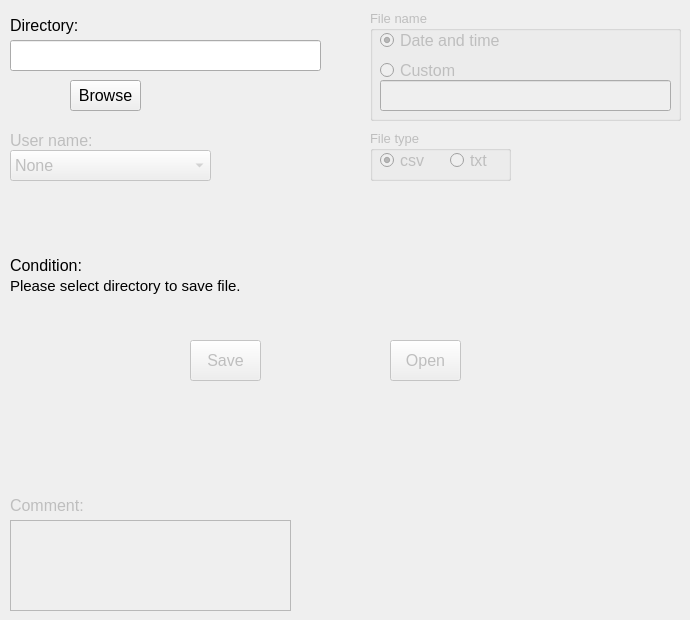
                <widget class="QWidget" name="tab_25">
                 <attribute name="title">
                  <string>Other</string>
                 </attribute>
                 <widget class="QLabel" name="label_30">
                  <property name="geometry">
                   <rect>
                    <x>10</x>
                    <y>10</y>
                    <width>171</width>
                    <height>31</height>
                   </rect>
                  </property>
                  <property name="font">
                   <font>
                    <pointsize>12</pointsize>
                   </font>
                  </property>
                  <property name="text">
                   <string>Directory:</string>
                  </property>
                 </widget>
                 <widget class="QLineEdit" name="lineEdit_directory_O_ay">
                  <property name="geometry">
                   <rect>
                    <x>10</x>
                    <y>40</y>
                    <width>311</width>
                    <height>31</height>
                   </rect>
                  </property>
                  <property name="font">
                   <font>
                    <pointsize>12</pointsize>
                   </font>
                  </property>
                  <property name="text">
                   <string/>
                  </property>
                 </widget>
                 <widget class="QPushButton" name="pushButton_browse_save_O_ay">
                  <property name="geometry">
                   <rect>
                    <x>70</x>
                    <y>80</y>
                    <width>71</width>
                    <height>31</height>
                   </rect>
                  </property>
                  <property name="font">
                   <font>
                    <pointsize>12</pointsize>
                   </font>
                  </property>
                  <property name="text">
                   <string>Browse</string>
                  </property>
                 </widget>
                 <widget class="QGroupBox" name="groupBox_File_Type_O_ay">
                  <property name="enabled">
                   <bool>false</bool>
                  </property>
                  <property name="geometry">
                   <rect>
                    <x>370</x>
                    <y>130</y>
                    <width>141</width>
                    <height>51</height>
                   </rect>
                  </property>
                  <property name="font">
                   <font>
                    <pointsize>10</pointsize>
                   </font>
                  </property>
                  <property name="title">
                   <string>File type</string>
                  </property>
                  <widget class="QRadioButton" name="radioButton_csv_O_ay">
                   <property name="geometry">
                    <rect>
                     <x>10</x>
                     <y>20</y>
                     <width>51</width>
                     <height>21</height>
                    </rect>
                   </property>
                   <property name="font">
                    <font>
                     <pointsize>12</pointsize>
                    </font>
                   </property>
                   <property name="acceptDrops">
                    <bool>false</bool>
                   </property>
                   <property name="autoFillBackground">
                    <bool>false</bool>
                   </property>
                   <property name="text">
                    <string>csv</string>
                   </property>
                   <property name="checked">
                    <bool>true</bool>
                   </property>
                  </widget>
                  <widget class="QRadioButton" name="radioButton_txt_O_ay">
                   <property name="geometry">
                    <rect>
                     <x>80</x>
                     <y>20</y>
                     <width>51</width>
                     <height>21</height>
                    </rect>
                   </property>
                   <property name="font">
                    <font>
                     <pointsize>12</pointsize>
                    </font>
                   </property>
                   <property name="text">
                    <string>txt</string>
                   </property>
                  </widget>
                 </widget>
                 <widget class="QGroupBox" name="groupBox_Filename_O_ay">
                  <property name="enabled">
                   <bool>false</bool>
                  </property>
                  <property name="geometry">
                   <rect>
                    <x>370</x>
                    <y>10</y>
                    <width>311</width>
                    <height>111</height>
                   </rect>
                  </property>
                  <property name="font">
                   <font>
                    <pointsize>10</pointsize>
                   </font>
                  </property>
                  <property name="title">
                   <string>File name</string>
                  </property>
                  <widget class="QRadioButton" name="radioButton_Timename_O_ay">
                   <property name="geometry">
                    <rect>
                     <x>10</x>
                     <y>20</y>
                     <width>131</width>
                     <height>21</height>
                    </rect>
                   </property>
                   <property name="font">
                    <font>
                     <pointsize>12</pointsize>
                    </font>
                   </property>
                   <property name="text">
                    <string>Date and time</string>
                   </property>
                   <property name="checked">
                    <bool>true</bool>
                   </property>
                  </widget>
                  <widget class="QRadioButton" name="radioButton_Custom_Name_O_ay">
                   <property name="geometry">
                    <rect>
                     <x>10</x>
                     <y>50</y>
                     <width>81</width>
                     <height>21</height>
                    </rect>
                   </property>
                   <property name="font">
                    <font>
                     <pointsize>12</pointsize>
                    </font>
                   </property>
                   <property name="text">
                    <string>Custom</string>
                   </property>
                  </widget>
                  <widget class="QLineEdit" name="lineEdit_Custom_Name_O_ay">
                   <property name="enabled">
                    <bool>false</bool>
                   </property>
                   <property name="geometry">
                    <rect>
                     <x>10</x>
                     <y>70</y>
                     <width>291</width>
                     <height>31</height>
                    </rect>
                   </property>
                   <property name="font">
                    <font>
                     <pointsize>12</pointsize>
                    </font>
                   </property>
                  </widget>
                 </widget>
                 <widget class="QLabel" name="label_comment_O_ay">
                  <property name="enabled">
                   <bool>false</bool>
                  </property>
                  <property name="geometry">
                   <rect>
                    <x>10</x>
                    <y>490</y>
                    <width>91</width>
                    <height>31</height>
                   </rect>
                  </property>
                  <property name="font">
                   <font>
                    <pointsize>12</pointsize>
                   </font>
                  </property>
                  <property name="text">
                   <string>Comment:</string>
                  </property>
                 </widget>
                 <widget class="QTextEdit" name="textEdit_comment_O_ay">
                  <property name="enabled">
                   <bool>false</bool>
                  </property>
                  <property name="geometry">
                   <rect>
                    <x>10</x>
                    <y>520</y>
                    <width>281</width>
                    <height>91</height>
                   </rect>
                  </property>
                 </widget>
                 <widget class="QPushButton" name="pushButton_Save_O_ay">
                  <property name="enabled">
                   <bool>false</bool>
                  </property>
                  <property name="geometry">
                   <rect>
                    <x>190</x>
                    <y>340</y>
                    <width>71</width>
                    <height>41</height>
                   </rect>
                  </property>
                  <property name="font">
                   <font>
                    <pointsize>12</pointsize>
                   </font>
                  </property>
                  <property name="text">
                   <string>Save</string>
                  </property>
                 </widget>
                 <widget class="QPushButton" name="pushButton_Open_O_ay">
                  <property name="enabled">
                   <bool>false</bool>
                  </property>
                  <property name="geometry">
                   <rect>
                    <x>390</x>
                    <y>340</y>
                    <width>71</width>
                    <height>41</height>
                   </rect>
                  </property>
                  <property name="font">
                   <font>
                    <pointsize>12</pointsize>
                   </font>
                  </property>
                  <property name="text">
                   <string>Open</string>
                  </property>
                 </widget>
                 <widget class="QLabel" name="label_condition_O_ay">
                  <property name="geometry">
                   <rect>
                    <x>10</x>
                    <y>270</y>
                    <width>671</width>
                    <height>31</height>
                   </rect>
                  </property>
                  <property name="font">
                   <font>
                    <pointsize>11</pointsize>
                   </font>
                  </property>
                  <property name="text">
                   <string>Please select directory to save file.</string>
                  </property>
                 </widget>
                 <widget class="QLabel" name="label_34">
                  <property name="geometry">
                   <rect>
                    <x>10</x>
                    <y>250</y>
                    <width>81</width>
                    <height>31</height>
                   </rect>
                  </property>
                  <property name="font">
                   <font>
                    <pointsize>12</pointsize>
                   </font>
                  </property>
                  <property name="text">
                   <string>Condition:</string>
                  </property>
                 </widget>
                 <widget class="QLabel" name="label_username_O_ay">
                  <property name="enabled">
                   <bool>false</bool>
                  </property>
                  <property name="geometry">
                   <rect>
                    <x>10</x>
                    <y>130</y>
                    <width>121</width>
                    <height>21</height>
                   </rect>
                  </property>
                  <property name="font">
                   <font>
                    <pointsize>12</pointsize>
                   </font>
                  </property>
                  <property name="text">
                   <string>User name:</string>
                  </property>
                 </widget>
                 <widget class="QComboBox" name="comboBox_Name_Folder_O_ay">
                  <property name="enabled">
                   <bool>false</bool>
                  </property>
                  <property name="geometry">
                   <rect>
                    <x>10</x>
                    <y>150</y>
                    <width>201</width>
                    <height>31</height>
                   </rect>
                  </property>
                  <property name="font">
                   <font>
                    <pointsize>12</pointsize>
                   </font>
                  </property>
                  <item>
                   <property name="text">
                    <string>None</string>
                   </property>
                  </item>
                  <item>
                   <property name="text">
                    <string>Horimbere</string>
                   </property>
                  </item>
                  <item>
                   <property name="text">
                    <string>Sell</string>
                   </property>
                  </item>
                  <item>
                   <property name="text">
                    <string>Snyder</string>
                   </property>
                  </item>
                  <item>
                   <property name="text">
                    <string>Tran</string>
                   </property>
                  </item>
                  <item>
                   <property name="text">
                    <string>Vannucci</string>
                   </property>
                  </item>
                  <item>
                   <property name="text">
                    <string>Wang</string>
                   </property>
                  </item>
                  <item>
                   <property name="text">
                    <string>Williams</string>
                   </property>
                  </item>
                 </widget>
                </widget>
